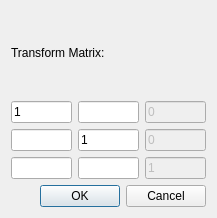
<?xml version="1.0" encoding="UTF-8"?>
<ui version="4.0">
 <class>Dlgtransform</class>
 <widget class="QDialog" name="Dlgtransform">
  <property name="geometry">
   <rect>
    <x>0</x>
    <y>0</y>
    <width>217</width>
    <height>218</height>
   </rect>
  </property>
  <property name="windowTitle">
   <string>Dialog</string>
  </property>
  <layout class="QGridLayout" name="gridLayout">
   <item row="0" column="0">
    <layout class="QVBoxLayout" name="verticalLayout_2">
     <item>
      <widget class="QLabel" name="label_2">
       <property name="text">
        <string>Transform Matrix:</string>
       </property>
      </widget>
     </item>
     <item>
      <layout class="QHBoxLayout" name="horizontalLayout_4">
       <item>
        <widget class="QLineEdit" name="lineEdit_10">
         <property name="text">
          <string>1</string>
         </property>
        </widget>
       </item>
       <item>
        <widget class="QLineEdit" name="lineEdit_11"/>
       </item>
       <item>
        <widget class="QLineEdit" name="lineEdit_12">
         <property name="enabled">
          <bool>false</bool>
         </property>
         <property name="text">
          <string>0</string>
         </property>
         <property name="readOnly">
          <bool>true</bool>
         </property>
        </widget>
       </item>
      </layout>
     </item>
     <item>
      <layout class="QHBoxLayout" name="horizontalLayout_5">
       <item>
        <widget class="QLineEdit" name="lineEdit_13"/>
       </item>
       <item>
        <widget class="QLineEdit" name="lineEdit_14">
         <property name="text">
          <string>1</string>
         </property>
        </widget>
       </item>
       <item>
        <widget class="QLineEdit" name="lineEdit_15">
         <property name="enabled">
          <bool>false</bool>
         </property>
         <property name="text">
          <string>0</string>
         </property>
         <property name="readOnly">
          <bool>true</bool>
         </property>
        </widget>
       </item>
      </layout>
     </item>
     <item>
      <layout class="QHBoxLayout" name="horizontalLayout_6">
       <item>
        <widget class="QLineEdit" name="lineEdit_16"/>
       </item>
       <item>
        <widget class="QLineEdit" name="lineEdit_17"/>
       </item>
       <item>
        <widget class="QLineEdit" name="lineEdit_18">
         <property name="enabled">
          <bool>false</bool>
         </property>
         <property name="text">
          <string>1</string>
         </property>
         <property name="readOnly">
          <bool>true</bool>
         </property>
         <property name="clearButtonEnabled">
          <bool>false</bool>
         </property>
        </widget>
       </item>
      </layout>
     </item>
     <item>
      <widget class="QDialogButtonBox" name="buttonBox">
       <property name="orientation">
        <enum>Qt::Horizontal</enum>
       </property>
       <property name="standardButtons">
        <set>QDialogButtonBox::Cancel|QDialogButtonBox::Ok</set>
       </property>
      </widget>
     </item>
    </layout>
   </item>
  </layout>
 </widget>
 <resources/>
 <connections/>
</ui>
